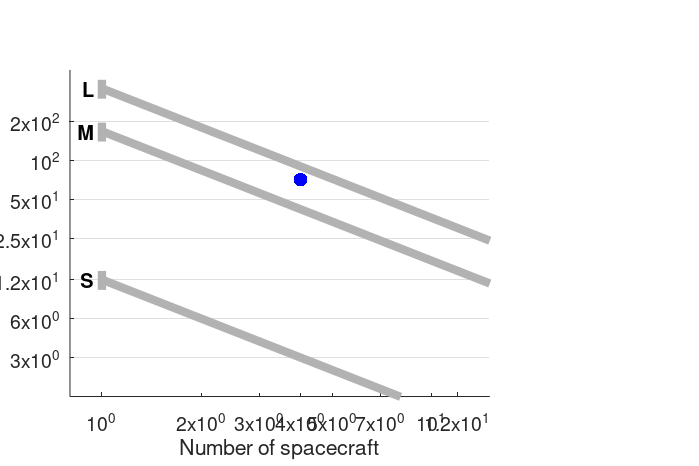

MATLAB code to generate this figure: (Note: this script raises an error after producing the figure.)
function payload_mass_vs_number_of_sc
%% Defaults
payloadLim = [1.5 500]; % kg

nScMax   = 12;
xLim = [0.8 nScMax/0.8];
yLim = payloadLim;

Cluster = struct('nSc',4,'mPayload',71,'name','Cluster');
CrossScaleI = struct('nSc',10,'mPayload',40,'name','Cross-Scale I');
CrossScaleII= struct('nSc',7,'mPayload',30,'name','Cross-Scale II');
EIDOSCOPE   = struct('nSc',1, 'mPayload',40,'name','EIDOSCOPE');
MMS = struct('nSc',4,'mPayload',160,'name','MMS');
THEMIS      = struct('nSc',5, 'mPayload',24,'name','THEMIS');
TorESA      = struct('nSc',1, 'mPayload',26,'name','Tor');

M4BigMum      = struct('nSc',1,  'mPayload',150,'name','THOR','nameLong','Big Mother');
M4MumSonI     = struct('nSc',1.3,'mPayload',125,'name','MS','nameLong','Mother Son');
M4MumSonII    = struct('nSc',1.3,'mPayload',19, 'name','MS','nameLong','Mother Son');
M4MumDaughterI= struct('nSc',1.5,'mPayload',105,'name','MD','nameLong','Mother Daughters');
M4MumDaughterII= struct('nSc',1.5,'mPayload',12,'name','MD','nameLong','Mother Daughters');
M4MotherMother= struct('nSc',2,  'mPayload',85, 'name','MM','nameLong','Mother Mother');
%M4MotherFather= struct('nSc',2,  'mPayload',79, 'name','MF','nameLong','Mother Father');
%M4Sisters     = struct('nSc',3,  'mPayload',50, 'name','S', 'nameLong','Sisters');

Lclass = struct('mLim',300*[1 1.4],'name','L'); % payload mass for single s/c
Mclass = struct('mLim',140*[1 1.4],'name','M'); % payload mass for single s/c
Sclass = struct('mLim', 10*[1 1.4],'name','S'); % payload mass for single s/c

ScProps = {'MarkerSize',30,'MarkerEdgeColor','b'};
ScTextProps = {'FontWeight','demi','FontSize',18,'color',[0.4 0.4 0.4]};
M4Props = {'MarkerSize',30,'MarkerEdgeColor','r'};
M4TextProps = {'FontWeight','demi','FontSize',18};
ClassLine = {'Color',[0.7 0.7 0.7],'linewidth',6,'linestyle','-'};
%% Initialize figure
set(0,'defaultLineLineWidth', 1.5);
fn=figure(61);
clf reset;
clear h;
set(fn,'color','white'); % white background for figures (default is grey)
set(gcf,'PaperUnits','centimeters')
xSize = 14; ySize = 2/3*xSize;
xLeft = (30-xSize)/2; yTop = (21-ySize)/2;
set(gcf,'PaperPosition',[xLeft yTop xSize ySize])
set(gcf,'Position',[10 10 xSize*50 ySize*50])
set(gcf,'paperpositionmode','auto') % to get the same printing as on screen
clear xLeft xSize sLeft ySize yTop
% additional good options
set(gcf,'defaultAxesFontSize',14);
set(gcf,'defaultTextFontSize',14);
set(gcf,'defaultAxesFontUnits','pixels');
set(gcf,'defaultTextFontUnits','pixels');

h=axes('position',[0.1 0.15 0.6 0.7]); % [x y dx dy]

% y axis
set(h,'ylim',payloadLim,...
  'yscale','log',...
  'ytick',[3 6 12 25 50 100 200 ],...
  'yminortick','off',...
  'ygrid','on','yminorgrid','off');
ylabel(h,'payload mass [kg]');
% x-axis
set(h,'xlim',xLim,...
  'xscale','log',...
  'xtick',[1 2 3 4 5 7 10 12]);
xlabel(h,'Number of spacecraft');
hold(h,'on');

% plot class lines
plot_class(Sclass);
plot_class(Mclass);
plot_class(Lclass);

% plot spacecrat
plot_spacecraft(Cluster)
plot_spacecraft(CrossScaleI)
plot_spacecraft(CrossScaleII)
plot_spacecraft(EIDOSCOPE)
plot_spacecraft(MMS)
plot_spacecraft(THEMIS,'verticalalignment','top')
plot_spacecraft(TorESA)

plot_m4(M4BigMum)
%legend_m4(M4BigMum)

irf_legend(h,[datestr(now,31) '  ' mfilename],[0.99 1.01],...
  'fontsize',6,'interpreter','none','color',[0.9 0.9 0.9])
%% Functions nested
  function plot_spacecraft(Sc,varargin)
    plot(h,Sc.nSc,Sc.mPayload,'.',ScProps{:});
    text(Sc.nSc*1.05,Sc.mPayload*1.1,...
      Sc.name,'parent',h,ScTextProps{:},varargin{:});
  end
  function plot_m4(Sc,varargin)
    plot(h,Sc.nSc,Sc.mPayload,'.',M4Props{:});
    text(Sc.nSc*1.05,Sc.mPayload*1.1,...
      Sc.name,'parent',h,M4TextProps{:},varargin{:});
  end
  function legend_m4(varargin)
    textStruct = cell(1,nargin);
    for j=1:nargin
      Sc = varargin{j};
      textStruct{j} = [Sc.name ' - ' Sc.nameLong];
    end
    text(xLim(2),yLim(1),textStruct,...
      'verticalalignment','bottom');
  end
  function plot_class(Class)
    m = mean(Class.mLim);
    line([1 xLim(2)],[m m/xLim(2)],ClassLine{:});
    line([1 1],Class.mLim,'parent',h,ClassLine{:});
    text(0.95,mean(Class.mLim),Class.name,...
      'horizontalalignment','right','fontsize',20,'fontweight','bold');
  end
end

